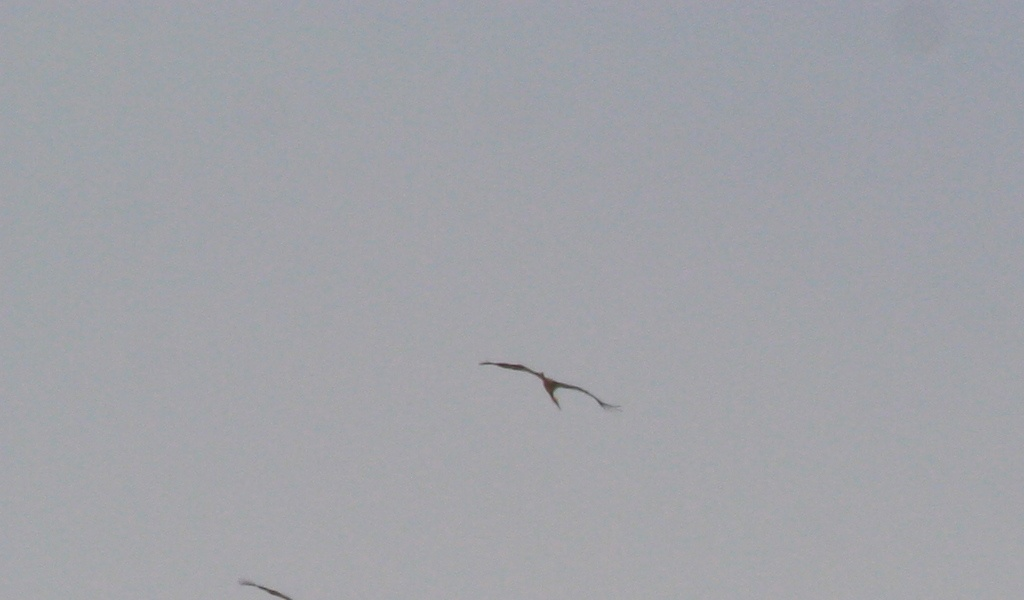
#> input picture data/aubirds_data/IMG_055400.jpg, 1024 x 600 px
$ python stitch_tiles.py ../data/aubirds_data out.png
#> lines starting #> are read from the running program, lines starting #| are printed output that depends on the picture
"""Reassemble tiles named <base><row><col>.jpg into the full mosaic.

Replaces tools/stitcher.py from AUBIRDSTEST (which used per-pixel Python loops
and hardcoded Windows paths). Row/col are the last two digits before the suffix.

Usage:
    python src/stitch_tiles.py outputs/aubirds_test out.jpg --suffix _det
"""
import argparse
import os
import re
import sys

from PIL import Image


def main():
    p = argparse.ArgumentParser()
    p.add_argument("tile_dir")
    p.add_argument("output")
    p.add_argument("--suffix", default="", help="text between the row/col digits and the extension")
    p.add_argument("--scale", type=float, default=1.0, help="downscale the mosaic")
    a = p.parse_args()

    pat = re.compile(r"^(?P<base>.+?)(?P<row>\d)(?P<col>\d)" + re.escape(a.suffix) + r"\.(jpg|jpeg|png)$", re.I)
    tiles = {}
    for f in os.listdir(a.tile_dir):
        m = pat.match(f)
        if m:
            tiles[(int(m["row"]), int(m["col"]))] = os.path.join(a.tile_dir, f)
#> pass 2 of the loop in main, `for f in os.listdir(a.tile_dir):`:
    if not tiles:
        sys.exit(f"no tiles matching <base><row><col>{a.suffix}.jpg in {a.tile_dir}")

    nrow = max(r for r, _ in tiles) + 1
    ncol = max(c for _, c in tiles) + 1
    tw, th = Image.open(next(iter(tiles.values()))).size
#> tw = 1024; th = 600
    mosaic = Image.new("RGB", (ncol * tw, nrow * th))
#> mosaic: PIL image 2048x600 RGB; every value is 0
    for (r, c), path in sorted(tiles.items()):
        mosaic.paste(Image.open(path), (c * tw, r * th))
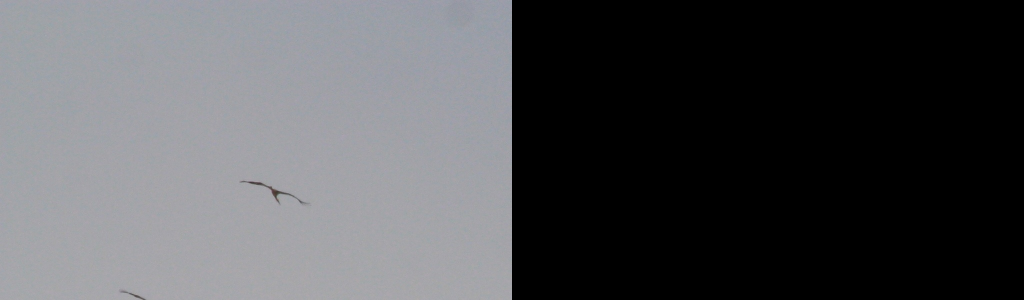
#> mosaic: PIL image 2048x600 RGB (shown at 1/2 size); mean R, G, B 80.5, 81.2, 84
#> pass 2 of the loop in main, `for (r, c), path in sorted(tiles.items()):`:
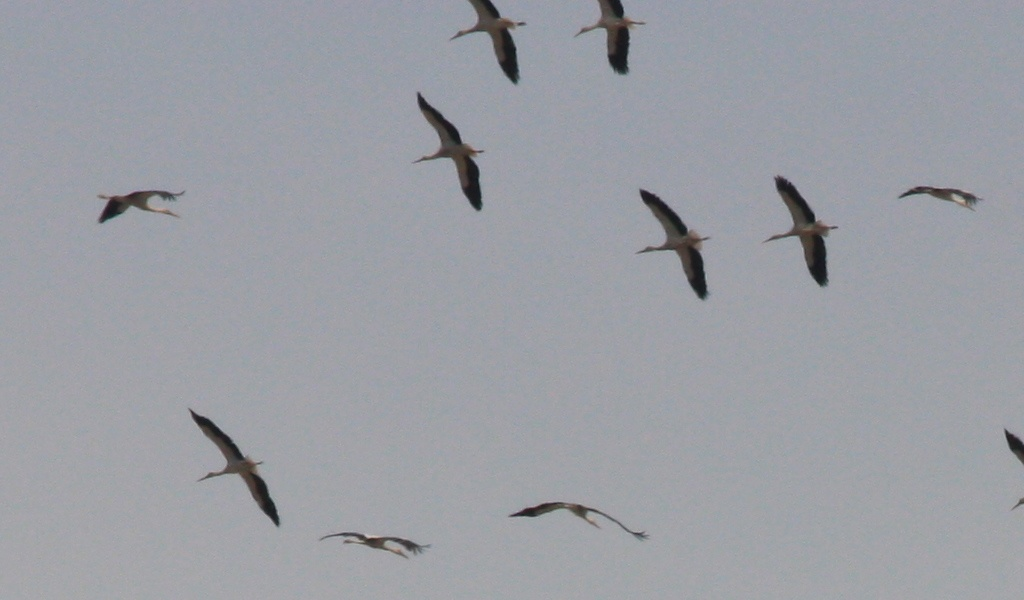
#> input picture data/aubirds_data/IMG_055401.jpg, 1024 x 600 px
#> in main, `mosaic.paste(Image.open(path), (c * tw, r * th))`:
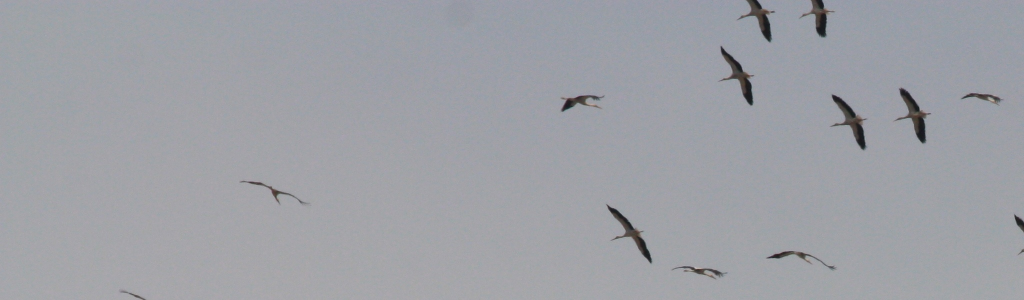
#> mosaic: PIL image 2048x600 RGB (shown at 1/2 size); mean R, G, B 157.9, 159.8, 165.9

    if a.scale != 1.0:
        mosaic = mosaic.resize((int(mosaic.width * a.scale), int(mosaic.height * a.scale)), Image.LANCZOS)
    mosaic.save(a.output, quality=90)
    print(f"{nrow}x{ncol} tiles of {tw}x{th} -> {mosaic.width}x{mosaic.height}  {a.output}")
#| 1x2 tiles of 1024x600 -> 2048x600  out.png


if __name__ == "__main__":
    main()
